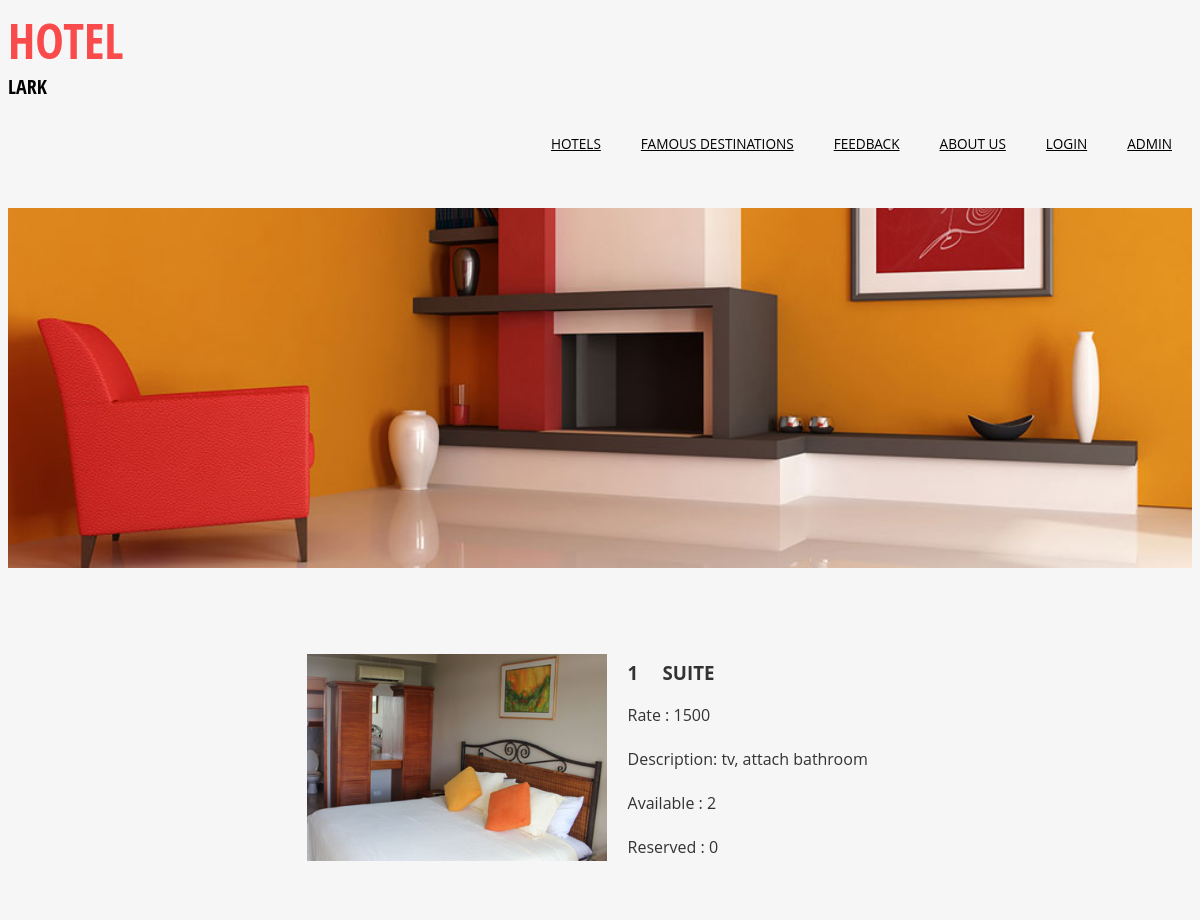
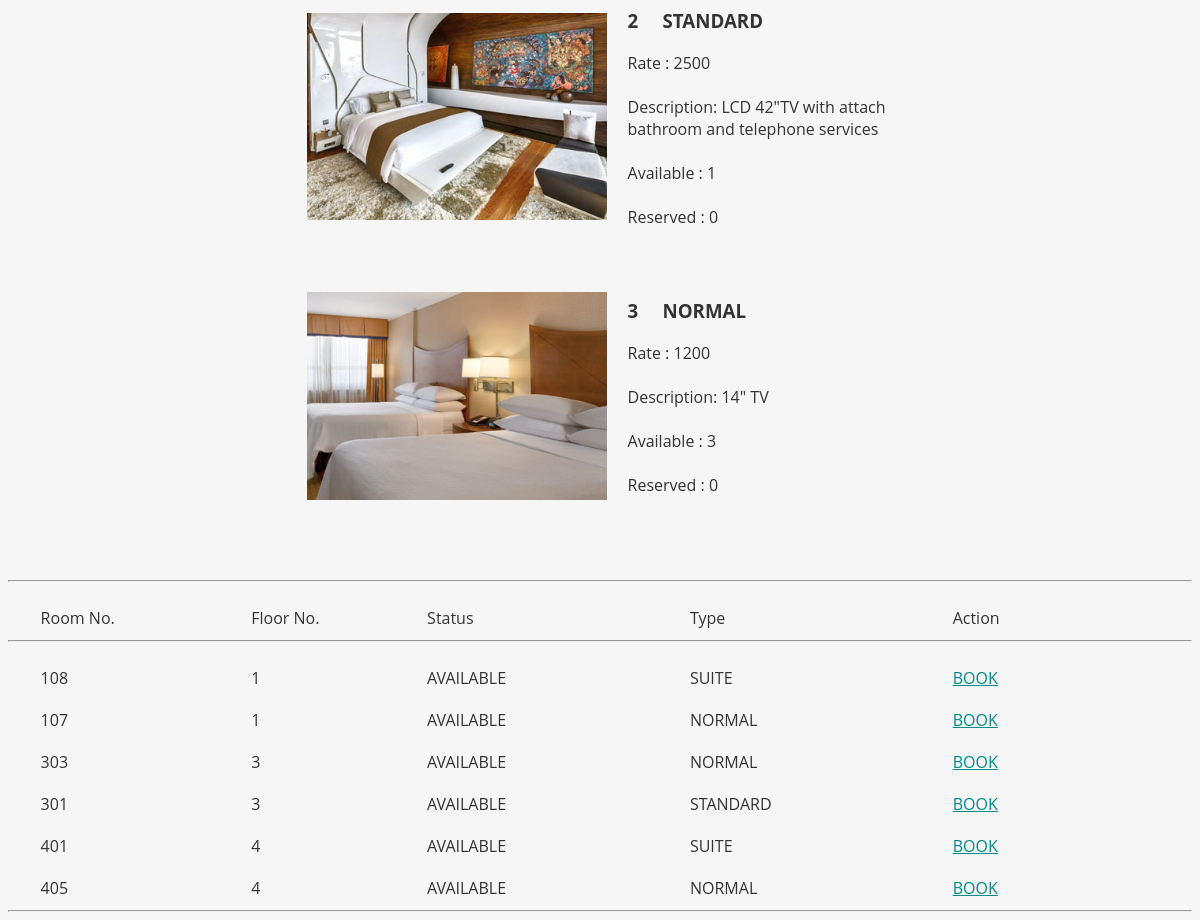
Page /php/hotel_details.php?id=HOTEL_LARK&organization_id=1 on the committed database (2 pictures, top to bottom).
### tables this page shows
CREATE TABLE IF NOT EXISTS `room` (
  `organizationID` int(11) NOT NULL,
  `roomID` int(11) NOT NULL,
  `typeOfRoom` varchar(15) NOT NULL,
  `rate` int(11) NOT NULL,
  `description` text NOT NULL,
  `available` tinyint(1) DEFAULT '0',
  `reserved` tinyint(1) DEFAULT '0'
);

CREATE TABLE IF NOT EXISTS `room_details` (
  `organizationID` int(11) NOT NULL,
  `roomNo` int(11) NOT NULL,
  `floorNo` int(11) NOT NULL,
  `checkin` date NOT NULL,
  `checkout` date NOT NULL,
  `status` tinyint(1) DEFAULT '0',
  `roomID` int(11) NOT NULL,
  `loginID` int(11) NOT NULL
);

### php/hotel_details.php (the view, shortened to what this page needs)
<?php
require 'header.php';
$organizationID = $_GET['organization_id'];
?>
<img src="../images/reservation.jpg" width="100%">
<?php
$display = "";
$display1 = "";
$i = 1;
$mysqli = new mysqli("localhost", "root", "", "reservation") or die($mysqli->error);
$select = $mysqli->query("SELECT * FROM room WHERE organizationID='$organizationID'") or die($mysqli->error);
while ($rows = $select->fetch_array(MYSQL_ASSOC)) {
    $typeOfRoom = $rows['typeOfRoom'];
    $rate = $rows['rate'];
    $description = $rows['description'];
    $available = $rows['available'];
    $reserved = $rows['reserved'];
    $display .= "<center>
                    <table width = '50%'>
                        <tr>
                            <td width='20%'>
								<img src='../images/pic$i.jpg' width='300px'/>
							</td>
                            <td width = '40%'>
                               <h3> $i &nbsp;&nbsp;&nbsp; $typeOfRoom</h3>
                                Rate : $rate <br/><br/>
                                Description: $description <br/><br/>
                                Available : $available  <br/><br/>
                                Reserved : $reserved  <br/><br/>
                            </td>
							<br/>
                        </tr>
                    </table>
                </center>";
    $i++;
}
?>
<?php
$select = $mysqli->query("SELECT * FROM room_details WHERE organizationID='$organizationID'") or die($mysqli->error);
$count = $select->num_rows;
if ($count) {
    while ($rows = $select->fetch_array(MYSQL_ASSOC)) {
        $organizationID = $rows['organizationID'];
        $roomNo = $rows['roomNo'];
        $floorNo = $rows['floorNo'];
        $status = $rows['status'];
        $roomID = $rows['roomID'];
        if ($status == 0) {
            $check = "AVAILABLE";
            $action = "BOOK";
        } else {
            $check = "RESERVED";
            $action = "BOOKED";
        }
        $query = $mysqli->query("SELECT * FROM room WHERE roomID = '$roomID' AND organizationID='$organizationID' LIMIT 1");
        while ($xyz = $query->fetch_array(MYSQL_ASSOC)) {
            $typeOfRoom = $xyz['typeOfRoom'];
        }
        $display1 .= "<table width='95%'>
                    <tr>
                        <td width='12%'>$roomNo</td>
                        <td width='10%'>$floorNo</td>
                        <td width='15%'>$check</td>
                        <td width='15%'>$typeOfRoom</td>
                        <td width='12%'><a href='user_room.php?orgid=$organizationID&status=$status&roomNo=$roomNo&typeOfRoom=$typeOfRoom'> $action</td>
                    </tr>
                    </table>";
    }
}
?>
<br/><br/>
<?= $display; ?>
<br/><br/>
<hr/>
<center>
    <table width="95%">
        <tr><b>
                <td width='12%'>Room No.</td>
                <td width='10%'>Floor No.</td>
                <td width='15%'>Status</td>
                <td width='15%'>Type</td>
                <td width='12%'>Action</td>
            </b> </tr>
    </table>
    <hr/>
    <?= $display1; ?>
</center>
<hr/>

### css/style.css (style rules this page uses)
body { font-family: helvetica, arial, sans-serif; background-color: lightgoldenrodyellow; color:#333333; }
a { color: darkcyan; }
td,tr { padding-top:15px; }
img { margin-bottom: 20px; }

### css/abcd.css (style rules this page uses)
h4, h5, h6, h1, h2, h3 { margin-top: 0; }
html, body { font-family: 'Open Sans', sans-serif; background:#F6F6F6; }
body a { transition:0.5s all; -webkit-transition:0.5s all; -moz-transition:0.5s all; -o-transition:0.5s all; -ms-transition:0.5s all; }

### rows in the picture
room: shows a picture, typeOfRoom "SUITE", rate "1500", description "tv, attach bathroom", available "2", reserved "0"
room: shows a picture, typeOfRoom "STANDARD", rate "2500", description "LCD 42\"TV with attach bathroom and telephone services", available "1", reserved "0"
room: shows a picture, typeOfRoom "NORMAL", rate "1200", description "14\" TV", available "3", reserved "0"
room_details: roomNo "108", floorNo "1", status "AVAILABLE", room.typeOfRoom "SUITE", status "BOOK"
room_details: roomNo "107", floorNo "1", status "AVAILABLE", room.typeOfRoom "NORMAL", status "BOOK"
room_details: roomNo "303", floorNo "3", status "AVAILABLE", room.typeOfRoom "NORMAL", status "BOOK"
room_details: roomNo "301", floorNo "3", status "AVAILABLE", room.typeOfRoom "STANDARD", status "BOOK"
room_details: roomNo "401", floorNo "4", status "AVAILABLE", room.typeOfRoom "SUITE", status "BOOK"
room_details: roomNo "405", floorNo "4", status "AVAILABLE", room.typeOfRoom "NORMAL", status "BOOK"

### other values in the picture
$id[0] "HOTEL"
$id[1] "LARK"
